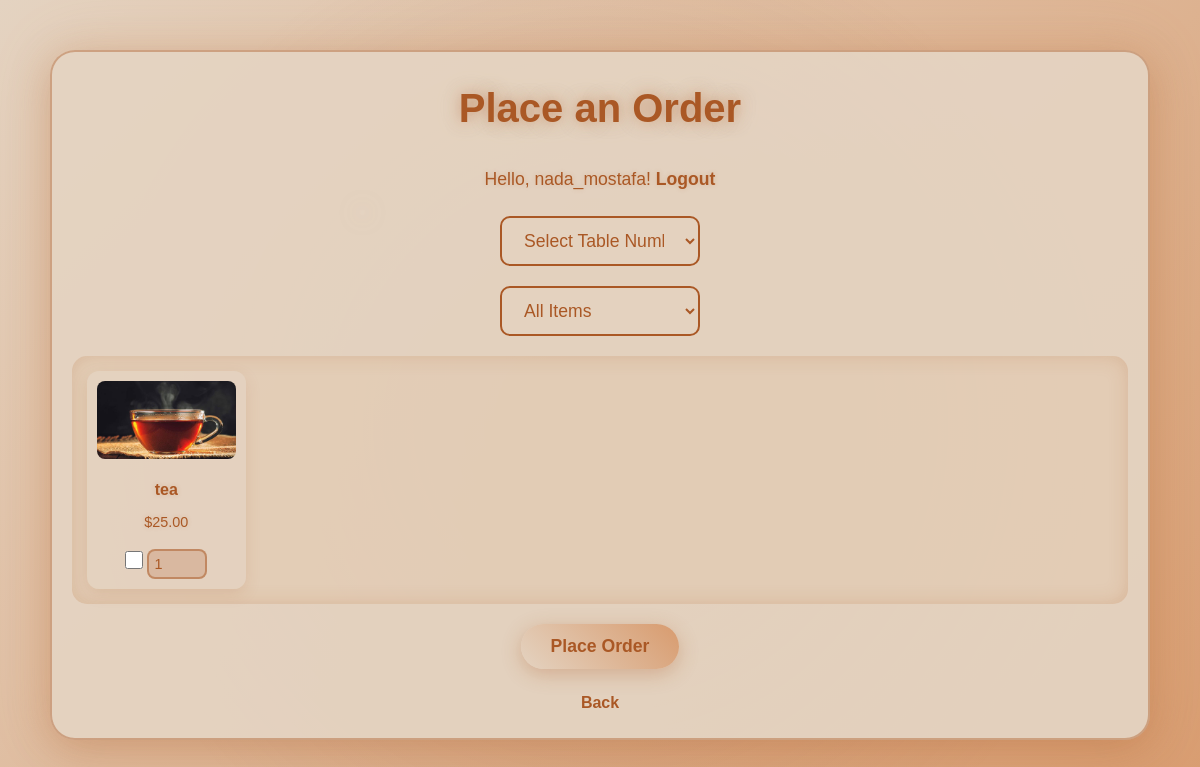
Page /cafe/place_order/ (signed in) on the committed database.
### cafe/models.py (models this page shows, shortened)
class Item(models.Model):
    name = models.CharField(max_length=100)
    price = models.DecimalField(max_digits=6, decimal_places=2)
    is_available = models.BooleanField(default=True)
    image = models.ImageField(upload_to='items/', null=True, blank=True)
    item_type = models.CharField(max_length=20, choices=ITEM_TYPES, default='dessert')

### cafe/views.py (the view, shortened to what this page needs)
# urls.py: path('place_order/', views.place_order, name='place_order'),
@login_required
def place_order(request):
    items = Item.objects.filter(is_available=True)
    tables = Table.objects.all()
    return render(request, 'cafe/place_order.html', {
        'items': items,
        'tables': tables,
        'item_types': ITEM_TYPES,
        'selected_type': None
    })

### cafe/templates/cafe/place_order.html (shortened to what this page needs)
{% load static %}
<!DOCTYPE html>
<html lang="en">
<head>
</head>
<body>
    <div class="order-container">
        <h1>Place an Order</h1>
        {% if user.is_authenticated %}
            <p>Hello, {{ user.username }}! <a href="{% url 'cafe:logout' %}">Logout</a></p>
            <form method="POST" id="order-form" action="{% url 'cafe:place_order' %}">
                <select name="table_number" class="select-field" required>
                    <option value="" disabled selected>Select Table Number</option>
                </select>
                <select name="item_type" class="select-field" onchange="this.form.submit()">
                    <option value="" {% if not selected_type %}selected{% endif %}>All Items</option>
                </select>
                <div class="items-grid">
                    {% for item in items %}
                        <div class="item-card">
                            {% if item.image %}
                                <img src="{{ item.image.url }}" alt="{{ item.name }}">
                            {% else %}
                                <img src="{% static 'images/placeholder.png' %}" alt="No Image">
                            {% endif %}
                            <h3>{{ item.name }}</h3>
                            <p>${{ item.price }}</p>
                            <input type="checkbox" name="item_{{ item.id }}" value="{{item.id}}">
                            <input type="number" name="quantity_{{ item.id }}" min="1" value="1" disabled>
                        </div>
                    {% endfor %}
                </div>
                <button type="submit">Place Order</button>
            </form>
        {% else %}
            <p>Please <a href="{% url 'login' %}">login</a> or <a href="{% url 'cafe:signup' %}">sign up</a> to order.</p>
        {% endif %}
        <a href="{% url 'cafe:home' %}" class="back-link">Back</a>
    </div>
</body>
</html>

### cafe/templates/cafe/place_order.html (style rules this page uses)
* { margin: 0; padding: 0; box-sizing: border-box; }
body { font-family: 'Orbitron', 'Poppins', sans-serif; background: linear-gradient(135deg, #e4d3c1 0%, #d89b6e 100%); color: #aa5825; line-height: 1.8; min-height: 100vh; overflow-x: hidden; position: relative; -webkit-font-smoothing: antialiased; -moz-osx-font-smoothing: grayscale; }
body::before { content: ''; position: fixed; top: 0; left: 0; width: 100%; height: 100%; background: radial-gradient(circle, rgba(170, 88, 37, 0.2) 0%, transparent 70%); z-index: -1; animation: pulse-bg 10s infinite ease-in-out; }
body::after { content: ''; position: absolute; width: 5px; height: 5px; background: rgba(228, 211, 193, 0.7); border-radius: 50%; box-shadow: 0 0 20px rgba(228, 211, 193, 0.5); animation: drift 15s infinite ease-in-out; top: 20%; left: 30%; }
.order-container { max-width: 1100px; margin: 50px auto; padding: 20px; background: rgba(228, 211, 193, 0.95); border-radius: 25px; box-shadow: 0 10px 40px rgba(170, 88, 37, 0.3), 0 0 60px rgba(216, 155, 110, 0.2); position: relative; overflow: hidden; transition: transform 0.5s ease, box-shadow 0.5s ease; border: 2px solid rgba(170, 88, 37, 0.4); }
h1 { font-size: 2.5em; color: #aa5825; text-align: center; margin-bottom: 20px; text-shadow: 0 0 15px rgba(170, 88, 37, 0.5), 0 0 25px rgba(228, 211, 193, 0.3); animation: glow 2s infinite ease-in-out; }
p { font-size: 1.1em; color: #aa5825; text-align: center; margin-bottom: 20px; text-shadow: 0 0 5px rgba(170, 88, 37, 0.2); }
a { color: #aa5825; text-decoration: none; font-weight: 600; transition: color 0.3s ease, transform 0.3s ease, text-shadow 0.3s ease; }
#order-form { display: flex; flex-direction: column; gap: 20px; align-items: center; }
.items-grid { display: grid; grid-template-columns: repeat(auto-fill, minmax(150px, 1fr)); gap: 15px; width: 100%; padding: 15px; background: rgba(216, 155, 110, 0.1); border-radius: 15px; box-shadow: inset 0 0 20px rgba(170, 88, 37, 0.2); }
.item-card { background: rgba(228, 211, 193, 0.8); border-radius: 12px; box-shadow: 0 5px 15px rgba(170, 88, 37, 0.15); padding: 10px; text-align: center; transition: transform 0.3s ease, box-shadow 0.3s ease, background 0.3s ease; }
.item-card img { max-width: 100%; max-height: 100px; border-radius: 8px; margin-bottom: 8px; }
.item-card h3 { font-size: 1em; color: #aa5825; margin-bottom: 5px; text-shadow: 0 0 5px rgba(170, 88, 37, 0.2); }
.item-card p { font-size: 0.9em; color: #aa5825; margin-bottom: 8px; }
.item-card input[type="checkbox"] { width: 18px; height: 18px; accent-color: #aa5825; cursor: pointer; }
.item-card input[type="number"] { width: 60px; padding: 5px; font-size: 0.9em; background: rgba(228, 211, 193, 0.7); border: 2px solid #aa5825; border-radius: 8px; color: #aa5825; outline: none; transition: border-color 0.3s ease, box-shadow 0.3s ease; margin-top: 5px; }
.item-card input[type="number"]:disabled { background: rgba(170, 88, 37, 0.2); border-color: rgba(170, 88, 37, 0.5); cursor: not-allowed; }
.select-field { padding: 12px 18px; font-size: 1.1em; background: rgba(228, 211, 193, 0.7); border: 2px solid #aa5825; border-radius: 10px; color: #aa5825; outline: none; transition: border-color 0.3s ease, box-shadow 0.3s ease, transform 0.3s ease; width: 200px; }
button[type="submit"] { padding: 12px 30px; background: linear-gradient(45deg, #e4d3c1, #d89b6e); color: #aa5825; border: none; border-radius: 30px; font-size: 1.1em; font-weight: 700; cursor: pointer; box-shadow: 0 5px 20px rgba(170, 88, 37, 0.3); transition: transform 0.4s ease, box-shadow 0.4s ease, background 0.4s ease, color 0.4s ease; }
.back-link { display: block; text-align: center; margin-top: 20px; font-size: 1em; color: #aa5825; transition: color 0.3s ease, transform 0.3s ease; }

### rows in the picture
Item: image (picture), name "tea", price "25.00"

### other values in the picture
{{ user.username }} "nada_mostafa"
